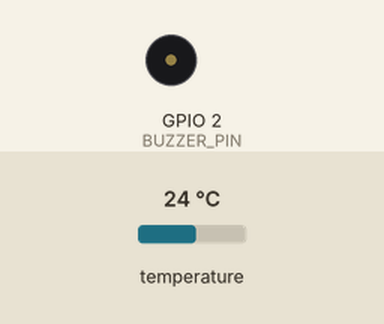
Simulated run of this sketch. Board: ESP32. Shown: buzzer (waves = sounding, pin HIGH). The test bench sets the inputs (shaded band); at power-on: temperature 24 °C. WiFi joins after 1.5 s; servers stay silent unless stated; no MQTT or app messages arrive unless stated; what the sketch prints to the serial monitor is not drawn.

Above: at 5.8 s.
5.9 s: temperature set to 8.5 °C
12.8 s: temperature set to 7.3 °C
At 18.2 s:
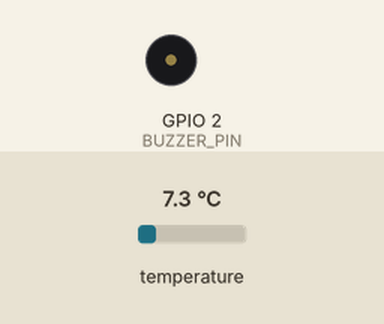
18.8 s: temperature set to 12 °C
At 24.4 s:
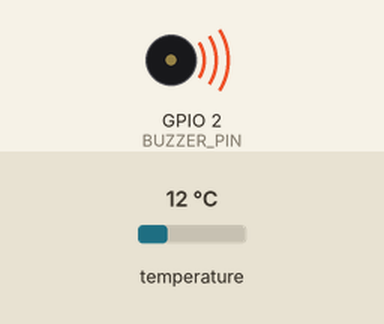
27.6 s: temperature set to 7 °C
At 29.4 s:
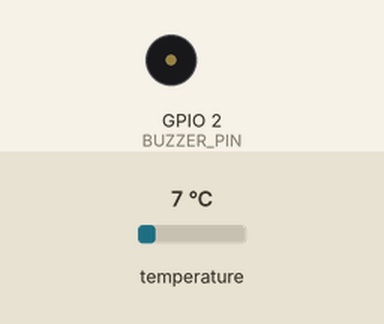
Timing chart, 0 to 30.9 s (numbered marks = the images above; inputs shaded):
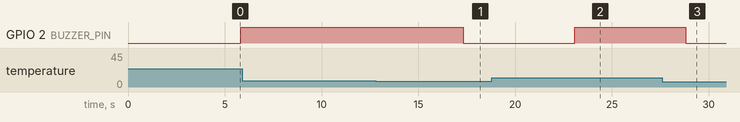

Measured:
- after the input at 5.9 s, every drawn part: stays the same
- after the input at 12.8 s, GPIO 2 (BUZZER_PIN): HIGH → LOW after 4.5 s
- after the input at 18.8 s, GPIO 2 (BUZZER_PIN): LOW → HIGH after 4.3 s
- after the input at 27.6 s, GPIO 2 (BUZZER_PIN): HIGH → LOW after 1.2 s

The sketch:

projeto_cadeia_fria_etapa1.ino
```cpp
// =====================================================================
// projeto_cadeia_fria_etapa1.ino
//
// Internet das Coisas III — Etapa 1 (IFMG — Campus Ouro Branco)
// Projeto individual: monitoramento de cadeia fria (ex.: vacinas)
//
// Sensor:  DS18B20 à prova d'água (OneWire)
// Atuador: buzzer ativo (alarme sonoro local)
//
// Funcionalidades:
//  - Conexão Wi-Fi com reconexão automática não bloqueante.
//  - Conexão MQTT com Last Will (availability) e reconexão não bloqueante.
//  - Publicação periódica de telemetria (temperatura) em JSON.
//  - Assinatura do tópico de comando para armar/desarmar o alarme.
//  - Alarme automático por limiar de temperatura (TEMP_MIN_C / TEMP_MAX_C)
//    quando armado, além de controle remoto via MQTT.
//  - Publicação do estado confirmado do atuador (retained) sempre que
//    o buzzer muda de estado, seja por comando ou por limiar.
//  - Tratamento de JSON inválido e de comandos não suportados.
//
// Bibliotecas necessárias (Gerenciador de Bibliotecas da Arduino IDE):
//  - PubSubClient (Nick O'Leary)
//  - ArduinoJson (Benoit Blanchon) — versão 7.x (API JsonDocument)
//  - OneWire (Paul Stoffregen / Jim Studt)
//  - DallasTemperature (Miles Burton)
//
// Antes de compilar: preencha secrets.h e revise config.h
// (tópicos, pinos e limiares de temperatura).
// =====================================================================

#include <WiFi.h>
#include <PubSubClient.h>
#include <ArduinoJson.h>
#include <OneWire.h>
#include <DallasTemperature.h>

#include "secrets.h"
#include "config.h"

// ---------------------------------------------------------------------
// Objetos de rede, MQTT e sensor
// ---------------------------------------------------------------------
WiFiClient networkClient;
PubSubClient mqttClient(networkClient);

OneWire oneWire(ONE_WIRE_BUS_PIN);
DallasTemperature ds18b20(&oneWire);
DeviceAddress sensorAddress;
bool sensorFound = false;

// ---------------------------------------------------------------------
// Estado de temporização (tudo controlado por millis(), sem delay())
// ---------------------------------------------------------------------
unsigned long lastWifiAttempt = 0;
unsigned long lastMqttAttempt = 0;
unsigned long lastTelemetry = 0;
unsigned long sequenceNumber = 0;

// Máquina de estados simples para leitura não bloqueante do DS18B20:
// IDLE -> (dispara conversão) -> AGUARDANDO -> (tempo decorrido) -> IDLE
enum TempReadState { TEMP_IDLE, TEMP_AGUARDANDO_CONVERSAO };
TempReadState tempState = TEMP_IDLE;
unsigned long tempConversionStartedAt = 0;

// ---------------------------------------------------------------------
// Estado do domínio (cadeia fria)
// ---------------------------------------------------------------------
float lastTemperatureC = TEMP_ERROR_C;
bool temperatureValid = false;

bool alarmArmed = true;      // alarme começa armado por padrão (protege a carga)
bool buzzerOn = false;       // estado físico atual do buzzer

// ---------------------------------------------------------------------
// Utilitários de log
// ---------------------------------------------------------------------
void logLine(const char* prefix, const String& message) {
  Serial.print(prefix);
  Serial.println(message);
}

// =====================================================================
// Buzzer
// =====================================================================
void setBuzzer(bool on) {
  buzzerOn = on;
  bool level = BUZZER_ACTIVE_HIGH ? on : !on;
  digitalWrite(BUZZER_PIN, level ? HIGH : LOW);
}

// =====================================================================
// Wi-Fi
// =====================================================================
void printNetworkInformation() {
  Serial.print("IP local: ");
  Serial.println(WiFi.localIP());
  Serial.print("Gateway: ");
  Serial.println(WiFi.gatewayIP());
  Serial.print("Sinal (RSSI): ");
  Serial.print(WiFi.RSSI());
  Serial.println(" dBm");
}

void startWifi() {
  Serial.print("Conectando à rede ");
  Serial.println(WIFI_SSID);
  WiFi.mode(WIFI_STA);
  WiFi.begin(WIFI_SSID, WIFI_PASSWORD);
  lastWifiAttempt = millis();
}

void maintainWifi() {
  if (WiFi.status() == WL_CONNECTED) {
    return;
  }

  unsigned long now = millis();
  if (now - lastWifiAttempt >= WIFI_RETRY_MS) {
    Serial.println("Wi-Fi desconectado. Nova tentativa...");
    WiFi.disconnect();
    WiFi.begin(WIFI_SSID, WIFI_PASSWORD);
    lastWifiAttempt = now;
  }
}

// =====================================================================
// MQTT — publicação de estado e telemetria
// =====================================================================
void publishActuatorState(bool state, const char* requestId) {
  JsonDocument response;
  response["deviceId"] = DEVICE_ID;
  response["actuator"] = "buzzer";
  response["state"] = state;
  response["armed"] = alarmArmed;
  response["requestId"] = requestId;

  char payload[224];
  size_t length = serializeJson(response, payload, sizeof(payload));

  bool published = mqttClient.publish(TOPIC_STATE, payload, length, true);
  Serial.print(published ? "Estado publicado: " : "Falha ao publicar estado: ");
  Serial.println(payload);
}

void publishTelemetry() {
  if (!mqttClient.connected() || !temperatureValid) {
    return;
  }

  JsonDocument telemetry;
  telemetry["deviceId"] = DEVICE_ID;
  telemetry["sensor"] = "temperatura";
  telemetry["value"] = lastTemperatureC;
  telemetry["unit"] = "C";
  telemetry["minSafeC"] = TEMP_MIN_C;
  telemetry["maxSafeC"] = TEMP_MAX_C;
  telemetry["alarmArmed"] = alarmArmed;
  telemetry["alarmActive"] = buzzerOn;
  telemetry["sequence"] = sequenceNumber++;
  telemetry["uptimeMs"] = millis();
  telemetry["wifiRssi"] = WiFi.RSSI();

  char payload[320];
  size_t length = serializeJson(telemetry, payload, sizeof(payload));

  bool ok = mqttClient.publish(TOPIC_TELEMETRY, payload, length, false);
  Serial.print(ok ? "Telemetria publicada: " : "Falha ao publicar telemetria: ");
  Serial.println(payload);
}

// =====================================================================
// MQTT — recepção e processamento de comando
// =====================================================================
void onMqttMessage(char* topic, byte* payload, unsigned int length) {
  Serial.print("Mensagem recebida em ");
  Serial.println(topic);

  JsonDocument command;
  DeserializationError error = deserializeJson(command, payload, length);

  if (error) {
    Serial.print("JSON inválido: ");
    Serial.println(error.c_str());
    return;
  }

  const char* action = command["action"] | "";
  const char* target = command["target"] | "";
  const char* requestId = command["requestId"] | "sem-id";

  // Único alvo suportado nesta etapa: o alarme (buzzer) da cadeia fria.
  if (strcmp(action, "set") != 0 || strcmp(target, "alarm") != 0) {
    Serial.println("Comando não suportado (action/target inválidos).");
    return;
  }

  bool armRequested = command["value"] | false;
  alarmArmed = armRequested;
  Serial.print("Alarme ");
  Serial.println(alarmArmed ? "ARMADO por comando." : "DESARMADO por comando.");

  // Reavalia o estado físico do buzzer imediatamente com o novo modo.
  bool outOfRange = temperatureValid &&
      (lastTemperatureC < TEMP_MIN_C || lastTemperatureC > TEMP_MAX_C);
  bool shouldBuzz = alarmArmed && outOfRange;

  if (shouldBuzz != buzzerOn) {
    setBuzzer(shouldBuzz);
  }

  publishActuatorState(buzzerOn, requestId);
}

// =====================================================================
// MQTT — conexão com Last Will e reassinatura de tópicos
// =====================================================================
void connectMqtt() {
  if (WiFi.status() != WL_CONNECTED || mqttClient.connected()) {
    return;
  }

  unsigned long now = millis();
  if (now - lastMqttAttempt < MQTT_RETRY_MS) {
    return;
  }
  lastMqttAttempt = now;

  Serial.print("Conectando ao broker MQTT...");

  bool connected = mqttClient.connect(
    DEVICE_ID,
    MQTT_USERNAME,
    MQTT_PASSWORD,
    TOPIC_AVAILABILITY,
    1,
    true,
    "offline"
  );

  if (connected) {
    Serial.println(" conectado.");
    mqttClient.publish(TOPIC_AVAILABILITY, "online", true);
    mqttClient.subscribe(TOPIC_COMMAND, 1);
    Serial.println("Assinatura do tópico de comando realizada.");
    publishActuatorState(buzzerOn, "startup");
  } else {
    Serial.print(" falhou. Código de estado: ");
    Serial.println(mqttClient.state());
  }
}

void setupMqtt() {
  mqttClient.setServer(MQTT_HOST, MQTT_PORT);
  mqttClient.setCallback(onMqttMessage);
  mqttClient.setBufferSize(512);
}

// =====================================================================
// Sensor DS18B20 — leitura não bloqueante
// =====================================================================
void setupSensor() {
  ds18b20.begin();
  sensorFound = ds18b20.getAddress(sensorAddress, 0);

  if (sensorFound) {
    ds18b20.setResolution(sensorAddress, DS18B20_RESOLUTION_BITS);
    Serial.println("DS18B20 encontrado e configurado.");
  } else {
    Serial.println("ATENÇÃO: nenhum DS18B20 encontrado no barramento OneWire.");
  }

  // Conversão assíncrona: requestTemperatures() não bloqueia o loop.
  ds18b20.setWaitForConversion(false);
}

// Inicia uma nova conversão de temperatura, se estiver ocioso e o
// intervalo de telemetria estiver prestes a vencer.
void startTemperatureConversionIfDue() {
  if (tempState != TEMP_IDLE || !sensorFound) {
    return;
  }

  unsigned long now = millis();
  if (now - lastTelemetry < TELEMETRY_INTERVAL_MS) {
    return;
  }

  ds18b20.requestTemperatures();
  tempConversionStartedAt = now;
  tempState = TEMP_AGUARDANDO_CONVERSAO;
}

// Verifica se a conversão terminou, lê a temperatura e avalia o alarme.
void finishTemperatureConversionIfReady() {
  if (tempState != TEMP_AGUARDANDO_CONVERSAO) {
    return;
  }

  unsigned long now = millis();
  if (now - tempConversionStartedAt < DS18B20_CONVERSION_MS) {
    return;
  }

  float reading = ds18b20.getTempCByIndex(0);
  tempState = TEMP_IDLE;

  if (reading == DEVICE_DISCONNECTED_C || reading <= TEMP_ERROR_C + 1.0f) {
    Serial.println("Falha na leitura do DS18B20 (sensor desconectado?).");
    temperatureValid = false;
    return;
  }

  lastTemperatureC = reading;
  temperatureValid = true;

  Serial.print("Temperatura lida: ");
  Serial.print(lastTemperatureC);
  Serial.println(" C");

  evaluateAlarm();
  lastTelemetry = now;
  publishTelemetry();
}

// =====================================================================
// Lógica de alarme automático por limiar
// =====================================================================
void evaluateAlarm() {
  if (!temperatureValid) {
    return;
  }

  bool outOfRange = (lastTemperatureC < TEMP_MIN_C) || (lastTemperatureC > TEMP_MAX_C);
  bool shouldBuzz = alarmArmed && outOfRange;

  if (shouldBuzz != buzzerOn) {
    setBuzzer(shouldBuzz);
    Serial.println(shouldBuzz
      ? "ALARME: temperatura fora da faixa segura. Buzzer ligado."
      : "Temperatura normalizada ou alarme desarmado. Buzzer desligado.");

    if (mqttClient.connected()) {
      publishActuatorState(buzzerOn, "auto-limiar");
    }
  }
}

// =====================================================================
// setup / loop
// =====================================================================
void setup() {
  Serial.begin(115200);

  pinMode(BUZZER_PIN, OUTPUT);
  setBuzzer(false);

  setupSensor();
  setupMqtt();
  startWifi();
}

void loop() {
  maintainWifi();
  connectMqtt();

  if (mqttClient.connected()) {
    mqttClient.loop();
  }

  startTemperatureConversionIfDue();
  finishTemperatureConversionIfReady();

  static bool wifiInfoPrinted = false;
  if (WiFi.status() == WL_CONNECTED && !wifiInfoPrinted) {
    Serial.println("Wi-Fi conectado.");
    printNetworkInformation();
    wifiInfoPrinted = true;
  }
  if (WiFi.status() != WL_CONNECTED) {
    wifiInfoPrinted = false;
  }
}
```

secrets.example.h
```cpp
#ifndef SECRETS_H
#define SECRETS_H

// Modelo de credenciais (sem dados reais). Copie este arquivo para
// "secrets.h", preencha com os valores reais e NÃO versione secrets.h
// (já está listado em .gitignore).

const char* WIFI_SSID = "NOME_DA_REDE";
const char* WIFI_PASSWORD = "SENHA_DA_REDE";

const char* MQTT_HOST = "ENDERECO_DO_BROKER";
const int   MQTT_PORT = 1883;
const char* MQTT_USERNAME = "USUARIO_FORNECIDO";
const char* MQTT_PASSWORD = "SENHA_FORNECIDA";

#endif
```

config.h
```cpp
#ifndef CONFIG_H
#define CONFIG_H

// =====================================================================
// config.h — Parâmetros do projeto individual (Cadeia Fria IoT)
// IoT III — Etapa 1 (IFMG — Campus Ouro Branco)
//
// Ajuste os valores marcados com "SUA_" / "SEU_" antes da demonstração
// e da entrega. Os tópicos MQTT seguem a convenção da apostila:
//   ifmg/iot3/<turma>/<aluno>/<dispositivo>/telemetry
//   ifmg/iot3/<turma>/<aluno>/<dispositivo>/command
//   ifmg/iot3/<turma>/<aluno>/<dispositivo>/state
//   ifmg/iot3/<turma>/<aluno>/<dispositivo>/availability
// =====================================================================

// ---------------------------------------------------------------------
// Identificação do projeto (obrigatório pela apostila, seção 3.3 e 15):
// tópicos exclusivos por turma, aluno e dispositivo.
// TODO: preencha com seus dados reais antes da entrega.
// ---------------------------------------------------------------------
#define TURMA      "SUA_TURMA"
#define ALUNO      "SEU_USUARIO"
#define DEVICE_ID  "esp32"

// Prefixo base e tópicos completos (concatenação de literais em tempo
// de compilação — não altere esta parte, apenas os campos acima).
#define TOPIC_BASE         "ifmg/iot3/" TURMA "/" ALUNO "/" DEVICE_ID "/"
#define TOPIC_TELEMETRY    TOPIC_BASE "telemetry"
#define TOPIC_COMMAND      TOPIC_BASE "command"
#define TOPIC_STATE        TOPIC_BASE "state"
#define TOPIC_AVAILABILITY TOPIC_BASE "availability"

// ---------------------------------------------------------------------
// Hardware — Cadeia Fria (sensor DS18B20 à prova d'água + buzzer ativo)
// ---------------------------------------------------------------------
#define ONE_WIRE_BUS_PIN  4   // GPIO4: barramento OneWire do DS18B20
#define BUZZER_PIN        2   // GPIO2: buzzer ativo (digitalWrite HIGH/LOW)
#define BUZZER_ACTIVE_HIGH true  // buzzer liga em HIGH; inverta se o seu módulo for ativo em LOW

// Resolução do DS18B20 (9 a 12 bits). 12 bits = mais precisão, mais tempo
// de conversão (até ~750 ms). A leitura é feita de forma não bloqueante.
#define DS18B20_RESOLUTION_BITS 12

// ---------------------------------------------------------------------
// Limiares de temperatura da cadeia fria (ex.: transporte de vacinas)
// Fora da faixa [TEMP_MIN_C, TEMP_MAX_C] o alarme soa automaticamente,
// desde que esteja armado (ver lógica de "armar/desarmar" via MQTT).
// ---------------------------------------------------------------------
#define TEMP_MIN_C 2.0f
#define TEMP_MAX_C 8.0f

// Valor de erro retornado pela DallasTemperature quando a leitura falha
// (sensor desconectado, curto, etc.). Usado para não disparar falso alarme.
#define TEMP_ERROR_C -127.0f

// ---------------------------------------------------------------------
// Temporizações (todas não bloqueantes, controladas por millis())
// ---------------------------------------------------------------------
#define WIFI_RETRY_MS            5000UL
#define MQTT_RETRY_MS             5000UL
#define TELEMETRY_INTERVAL_MS     5000UL   // leitura + publicação periódica
#define DS18B20_CONVERSION_MS      750UL   // tempo máximo de conversão em 12 bits

#endif // CONFIG_H
```
